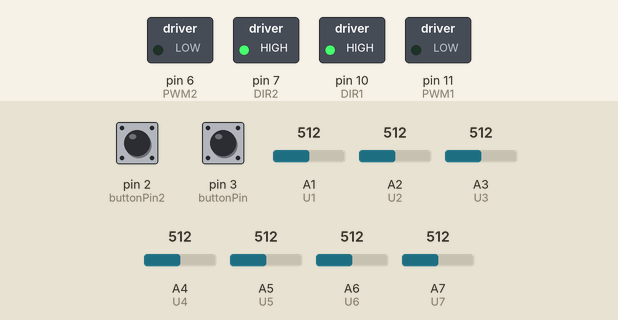
Recording of a sketch running on a simulated Arduino Nano, built with avr-gcc and run on an emulated ATmega328P. Parts: switched loads named in the sketch (green lamp = pin HIGH). Inputs (shaded band) come from the test bench; at power-on: pin 2 (buttonPin2) LOW, pin 3 (buttonPin) LOW, A1 (U1) = 512, A2 (U2) = 512, A3 (U3) = 512, A4 (U4) = 512, A5 (U5) = 512, A6 (U6) = 512, A7 (U7) = 512.

Above: at 1.2 s.
1.3 s: pin 2 (buttonPin2) pulled HIGH for 0.15 s
At 2.8 s:
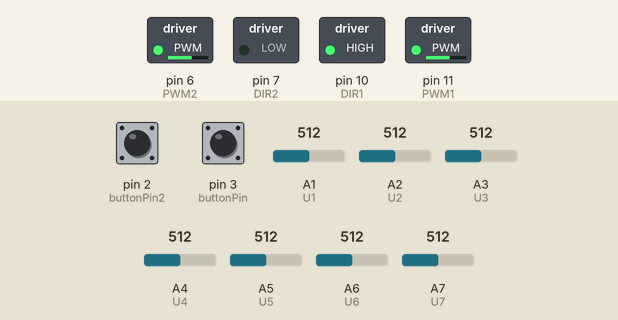
Timing chart, 0 to 8.4 s (numbered marks = the images above; inputs shaded):
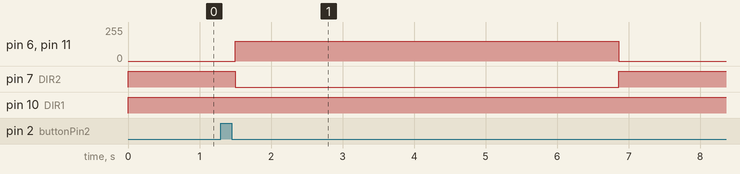

The sketch:

LF-MK2.0.2.ino
```cpp
#include <IRremote.hpp>
#define DEFAULT_SPEED 255  //rychlost robota
// Motor A - Levý
const int PWM1 = 11;
const int DIR1 = 10;

// Motor B - Pravý
const int PWM2 = 6;
const int DIR2 = 7;

// IR Sensory
#define RECV_PIN A0
#define U1 A1
#define U2 A2
#define U3 A3
#define U4 A4
#define U5 A5
#define U6 A6
#define U7 A7

int IR1, IR2, IR3, IR4, IR5, IR6, IR7;

const int buttonPin = 3;
int buttonState;
int lastButtonState = LOW;
bool isOn = false;

const int buttonPin2 = 2;
int buttonState2;
int lastButtonState2 = LOW;
bool isOn2 = false;

bool irState = HIGH;
bool lastIrState = HIGH;
unsigned long lastIrTrigger = 0;

int LFspeed, Lspeed, Rspeed;
int lastError = 0;
float Kp = 3;   // Proporcionální konstanta (ladit podle potřeby)
float Kd = 14;  // Derivační konstanta (tlumí cukání)
int Max_speed = 100;

int sensorPins[] = { U1, U2, U3, U4, U5, U6, U7 };

int minValues[7], maxValues[7];
int threshold[7] = { 700, 700, 700, 700, 700, 700, 700 };  //předurčená hodnota 700

void setup() {
  pinMode(PWM1, OUTPUT);
  pinMode(DIR1, OUTPUT);
  pinMode(PWM2, OUTPUT);
  pinMode(DIR2, OUTPUT);

  pinMode(U7, INPUT);
  pinMode(U6, INPUT);
  pinMode(U5, INPUT);
  pinMode(U4, INPUT);
  pinMode(U3, INPUT);
  pinMode(U2, INPUT);
  pinMode(U1, INPUT);

  pinMode(buttonPin, INPUT);

  IrReceiver.begin(RECV_PIN, DISABLE_LED_FEEDBACK);

  Serial.begin(24000000);
}

void loop() {
  checkPowerButton();
  checkCalibrationButton();
  checkIRRemote();

  if (isOn2) {
    calibrate();
  } else if (isOn) {
    readAllSensors();
    if (Max_speed < DEFAULT_SPEED) {
      Max_speed += 1;
      delay(1);
    } else if (Max_speed >= DEFAULT_SPEED) {
      Max_speed = DEFAULT_SPEED;
    }
    linefollow();
  } else {
    Max_speed = 100;
    stop();
  }
}

void readAllSensors() {
  IR1 = analogRead(U1) > threshold[0] ? 1 : 0;
  IR2 = analogRead(U2) > threshold[1] ? 1 : 0;
  IR3 = analogRead(U3) > threshold[2] ? 1 : 0;
  IR4 = analogRead(U4) > threshold[3] ? 1 : 0;
  IR5 = analogRead(U5) > threshold[4] ? 1 : 0;
  IR6 = analogRead(U6) > threshold[5] ? 1 : 0;
  IR7 = analogRead(U7) > threshold[6] ? 1 : 0;
}

void linefollow() {
  isOn2 = false;
  int error = (65 * IR1 + 30 * IR2 + 15 * IR3 - 15 * IR5 - 30 * IR6 - 65 * IR7);
  int derivative = error - lastError;  // Výpočet změny chyby
  int adjustment = (Kp * error) + (Kd * derivative);

  if (IR1 == 0 && IR2 == 0 && IR3 == 0 && IR4 == 0 && IR5 == 0 && IR6 == 0 && IR7 == 0) {
    if (lastError < 0) sharpLeft();        // Čára zmizela vlevo
    else if (lastError > 0) sharpRight();  // Čára zmizela vpravo
    return;
  }

  moveCustom(Max_speed + adjustment, Max_speed - adjustment);
  lastError = error;  // Uložení chyby pro příští smyčku
}

void sharpLeft() {
  digitalWrite(DIR1, LOW);
  analogWrite(PWM1, DEFAULT_SPEED);
  digitalWrite(DIR2, HIGH);
  analogWrite(PWM2, DEFAULT_SPEED);
}

void sharpRight() {
  digitalWrite(DIR1, HIGH);
  analogWrite(PWM1, DEFAULT_SPEED);
  digitalWrite(DIR2, LOW);
  analogWrite(PWM2, DEFAULT_SPEED);
}

void stop() {
  digitalWrite(DIR1, HIGH);
  analogWrite(PWM1, 0);
  digitalWrite(DIR2, HIGH);
  analogWrite(PWM2, 0);
}

void moveCustom(int L, int R) {
  digitalWrite(DIR1, L >= 0 ? HIGH : LOW);
  analogWrite(PWM1, constrain(abs(L), 0, 255));
  digitalWrite(DIR2, R >= 0 ? HIGH : LOW);
  analogWrite(PWM2, constrain(abs(R), 0, 255));
}

void calibrate() {
  isOn = false;
  for (int i = 0; i < 7; i++) {
    minValues[i] = analogRead(sensorPins[i]);
    maxValues[i] = analogRead(sensorPins[i]);
  }
  for (int i = 0; i < 3000; i++) {
    moveCustom(150, -150);
    for (int j = 0; j < 7; j++) {
      int value = analogRead(sensorPins[j]);
      if (value < minValues[j]) minValues[j] = value;
      if (value > maxValues[j]) maxValues[j] = value;
    }
    delay(1);
  }
  for (int i = 0; i < 7; i++) {
    threshold[i] = 7 * (minValues[i] + maxValues[i]) / 10;
  }
  stop();
  delay(100);
  isOn2 = false;
}

void checkPowerButton() {
  buttonState = digitalRead(buttonPin);
  if (buttonState != lastButtonState) {
    if (buttonState == LOW) {
      isOn = !isOn;
    }
    delay(50);
  }
  lastButtonState = buttonState;
}

void checkCalibrationButton() {
  buttonState2 = digitalRead(buttonPin2);
  if (buttonState2 != lastButtonState2) {
    if (buttonState2 == LOW) {
      isOn2 = !isOn2;
    }
    delay(50);
  }
  lastButtonState2 = buttonState2;
}

void checkIRRemote() {
  if (IrReceiver.decode()) {
    uint32_t receivedCode = IrReceiver.decodedIRData.decodedRawData;
    if (receivedCode == 0xBA44FF00) {
      isOn = !isOn;
    }
    IrReceiver.resume();
  }
}
```

Measured:
- after the input at 1.3 s, pin 6 (PWM2), pin 11 (PWM1): 0/255 → 150/255 after 0.20 s, → 0/255 5.4 s later; pin 7 (DIR2): HIGH → LOW after 0.20 s, → HIGH 5.4 s later
